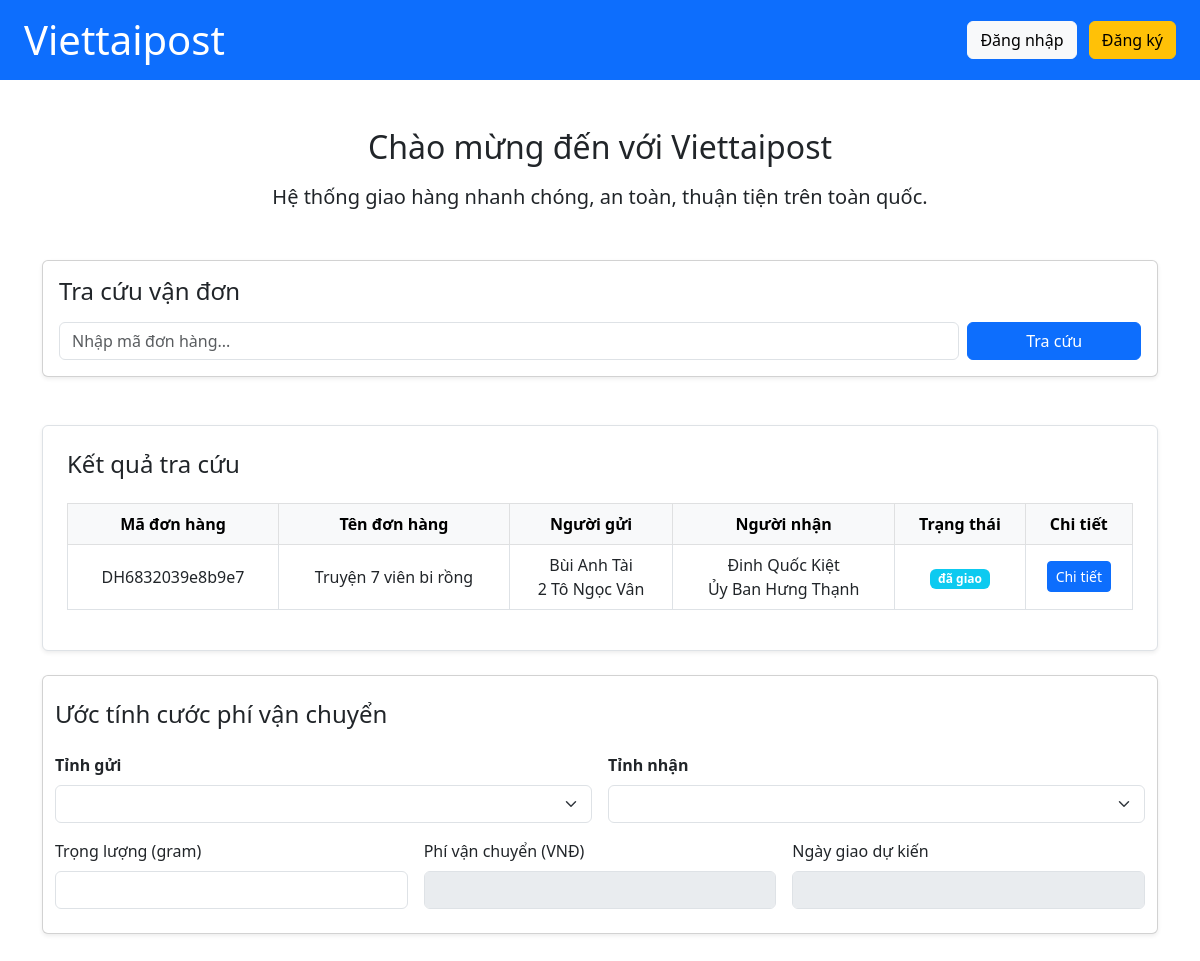
Page /index.php?ma_don_hang=DH6832039e8b9e7 on the committed database.
### tables this page shows
CREATE TABLE `don_hang` (
  `ma_don_hang` varchar(50) NOT NULL,
  `ten_don_hang` varchar(50) NOT NULL,
  `so_luong` int(10) NOT NULL,
  `trong_luong` int(10) NOT NULL,
  `ten_nguoi_gui` varchar(100) DEFAULT NULL,
  `sdt_nguoi_gui` varchar(100) DEFAULT NULL,
  `ma_khach_hang` int(11) NOT NULL,
  `ten_nguoi_nhan` varchar(100) NOT NULL,
  `sdt_nguoi_nhan` varchar(20) DEFAULT NULL,
  `dia_chi_nguoi_gui` text NOT NULL,
  `dia_chi_nguoi_gui_mac_dinh` text NOT NULL,
  `lat_nguoi_gui` text DEFAULT NULL,
  `lng_nguoi_gui` text DEFAULT NULL,
  `dia_chi_nguoi_nhan` text DEFAULT NULL,
  `dia_chi_nguoi_nhan_mac_dinh` text NOT NULL,
  `lat_nguoi_nhan` text NOT NULL,
  `lng_nguoi_nhan` text DEFAULT NULL,
  `thu_ho` int(20) DEFAULT NULL,
  `trang_thai` enum('chờ xử lý','chờ shipper tới lấy','đã lấy hàng','đang giao','đã giao','hủy') DEFAULT 'chờ xử lý',
  `phi_van_chuyen` int(10) DEFAULT 0,
  `nguoi_tra_phi` varchar(100) DEFAULT NULL,
  `ngay_tao` datetime DEFAULT current_timestamp(),
  `thoi_gian_hen_lay` varchar(50) NOT NULL,
  `ngay_giao_du_kien` text NOT NULL,
  `ghi_chu` text DEFAULT NULL
);

### controller/cls-khachhang.php (called while the page is built, shortened)
<?php
class clsKhachhang extends ConnectDB
{
    public function layDonHangTheoMa($ma_don_hang)
    {
        $conn = $this->connect();
        $sql = "SELECT * FROM don_hang WHERE ma_don_hang = ?";
        $stmt = $conn->prepare($sql);
        $stmt->execute([$ma_don_hang]);
        return $stmt->fetchAll(PDO::FETCH_ASSOC);
    }
}
?>

### index.php (the view, shortened to what this page needs)
<?php
require_once 'controller/cls-khachhang.php';
$kh = new clsKhachhang();
$don_hangs = [];
if (isset($_GET['ma_don_hang'])) {
    $ma_don_hang = $_GET['ma_don_hang'];
    $don_hangs = $kh->layDonHangTheoMa($ma_don_hang);
}
?>
<!DOCTYPE html>
<html lang="vi">
<head>
    <link rel="stylesheet" href="asset/css/bootstrap.min.css">
    <link rel="stylesheet" href="asset/css/style.css">
    <link href="https://cdn.jsdelivr.net/npm/bootstrap@5.3.0/dist/css/bootstrap.min.css" rel="stylesheet">
</head>
<body>
<header class="bg-primary text-white py-3 px-4 d-flex justify-content-between align-items-center">
    <h1 class="m-0">Viettaipost</h1>
    <div>
    <?php
        if(isset($_SESSION['id']))
        {
            echo '<a href="trang-chu.php" class="btn btn-light me-2">Trang của tôi</a>';
            echo ' <a href="logout.php" class="btn btn-warning">Đăng Xuất</a>';
        }
        else
        {
            echo '<a href="login.php" class="btn btn-light me-2">Đăng nhập</a>
                  <a href="signup.php" class="btn btn-warning">Đăng ký</a>';
        }
    ?>
    </div>
</header>
<main class="container py-5">
    <div class="text-center mb-5">
        <h2 class="mb-3">Chào mừng đến với Viettaipost</h2>
        <p class="lead">Hệ thống giao hàng nhanh chóng, an toàn, thuận tiện trên toàn quốc.</p>
    </div>
    <div class="card shadow-sm mb-5">
        <div class="card-body">
            <h4 class="mb-3">Tra cứu vận đơn</h4>
            <form method="GET" action="index.php">
                <div class="row g-2">
                    <div class="col-md-10">
                        <input type="text" class="form-control" name="ma_don_hang" placeholder="Nhập mã đơn hàng..." required>
                    </div>
                    <div class="col-md-2">
                        <button type="submit" class="btn btn-primary w-100">Tra cứu</button>
                    </div>
                </div>
            </form>
        </div>
    </div>
    <?php if (!empty($don_hangs)): ?>
        <div class="card p-4 shadow-sm border mb-4">
            <h4 class="mb-4">Kết quả tra cứu</h4>
            <div class="table-responsive">
                <table class="table table-bordered align-middle text-center">
                    <thead class="table-light">
                        <tr>
                            <th>Mã đơn hàng</th>
                            <th>Tên đơn hàng</th>
                            <th>Người gửi</th>
                            <th>Người nhận</th>
                            <th>Trạng thái</th>
                            <th>Chi tiết</th>
                        </tr>
                    </thead>
                    <tbody>
                        <?php foreach ($don_hangs as $don): ?>
                        <tr>
                            <td><?= $don['ma_don_hang'] ?></td>
                            <td><?= $don['ten_don_hang'] ?></td>
                            <td><?= $don['ten_nguoi_gui'] ?><br><?= $don['dia_chi_nguoi_gui'] ?></td>
                            <td><?= $don['ten_nguoi_nhan'] ?><br><?= $don['dia_chi_nguoi_nhan'] ?></td>
                            <td><span class="badge bg-info"><?= $don['trang_thai'] ?></span></td>
                            <td>
                                <button class="btn btn-primary btn-sm" data-bs-toggle="modal" data-bs-target="#modal<?= $don['ma_don_hang'] ?>">Chi tiết</button>
                            </td>
                        </tr>
                        <?php endforeach; ?>
                    </tbody>
                </table>
            </div>
        </div>
    <?php endif; ?>
    <div class="container card shadow-sm ">
    <h4 class="my-4">Ước tính cước phí vận chuyển</h4>
    <div class="row g-3">
      <div class="col-md-6">
        <label class="form-label fw-bold">Tỉnh gửi</label>
        <select id="tinh_gui" class="form-select" required></select>
      </div>
      <div class="col-md-6">
        <label class="form-label fw-bold">Tỉnh nhận</label>
        <select id="tinh_nhan" class="form-select" required></select>
      </div>
      <div class="col-md-4">
        <label class="form-label">Trọng lượng (gram)</label>
        <input type="number" id="trong_luong" class="form-control" min="100" step="100" oninput="handleInputWeight()">
      </div>
      <div class="col-md-4">
        <label class="form-label">Phí vận chuyển (VNĐ)</label>
        <input type="text" id="phi_van_chuyen_hienthi" class="form-control" readonly>
      </div>
      <div class="col-md-4 mb-4">
        <label class="form-label">Ngày giao dự kiến</label>
        <input type="text" id="deliveryDate" class="form-control" readonly>
      </div>
    </div>
  </div>
</main>
</body>
</html>

### asset/css/style.css (style rules this page uses)
body { background-color: ghostwhite; }

### rows in the picture
don_hang: ma_don_hang "DH6832039e8b9e7", ten_don_hang "Truyện 7 viên bi rồng", ten_nguoi_gui "Bùi Anh Tài", dia_chi_nguoi_gui "2 Tô Ngọc Vân", ten_nguoi_nhan "Đinh Quốc Kiệt", dia_chi_nguoi_nhan "Ủy Ban Hưng Thạnh", trang_thai "đã giao"
